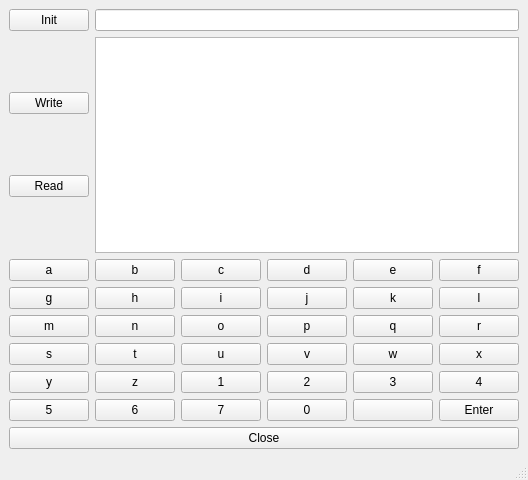
<?xml version="1.0" encoding="UTF-8"?>
<ui version="4.0">
 <class>Recommended_standard</class>
 <widget class="QMainWindow" name="Recommended_standard">
  <property name="geometry">
   <rect>
    <x>0</x>
    <y>0</y>
    <width>320</width>
    <height>480</height>
   </rect>
  </property>
  <property name="windowTitle">
   <string>MainWindow</string>
  </property>
  <widget class="QWidget" name="centralwidget">
   <layout class="QVBoxLayout" name="verticalLayout_4">
    <item>
     <layout class="QVBoxLayout" name="verticalLayout_3">
      <item>
       <layout class="QVBoxLayout" name="verticalLayout_2">
        <item>
         <layout class="QHBoxLayout" name="horizontalLayout">
          <item>
           <widget class="QPushButton" name="Init">
            <property name="styleSheet">
             <string notr="true">font: 13pt &quot;Ubuntu&quot;;</string>
            </property>
            <property name="text">
             <string>Init</string>
            </property>
           </widget>
          </item>
          <item>
           <widget class="QLineEdit" name="lineEdit_rs485">
            <property name="styleSheet">
             <string notr="true">font: 13pt &quot;Ubuntu&quot;;</string>
            </property>
           </widget>
          </item>
         </layout>
        </item>
        <item>
         <layout class="QHBoxLayout" name="horizontalLayout_2">
          <item>
           <layout class="QVBoxLayout" name="verticalLayout">
            <item>
             <widget class="QPushButton" name="write">
              <property name="styleSheet">
               <string notr="true">font: 13pt &quot;Ubuntu&quot;;</string>
              </property>
              <property name="text">
               <string>Write</string>
              </property>
             </widget>
            </item>
            <item>
             <widget class="QPushButton" name="read">
              <property name="styleSheet">
               <string notr="true">font: 13pt &quot;Ubuntu&quot;;</string>
              </property>
              <property name="text">
               <string>Read</string>
              </property>
             </widget>
            </item>
           </layout>
          </item>
          <item>
           <widget class="QTextEdit" name="textEdit_rs485">
            <property name="styleSheet">
             <string notr="true">font: 13pt &quot;Ubuntu&quot;;</string>
            </property>
           </widget>
          </item>
         </layout>
        </item>
       </layout>
      </item>
      <item>
       <layout class="QGridLayout" name="gridLayout">
        <item row="3" column="0">
         <widget class="QPushButton" name="s_pushButton">
          <property name="text">
           <string>s</string>
          </property>
         </widget>
        </item>
        <item row="2" column="0">
         <widget class="QPushButton" name="m_pushButton">
          <property name="text">
           <string>m</string>
          </property>
         </widget>
        </item>
        <item row="0" column="1">
         <widget class="QPushButton" name="b_pushButton">
          <property name="text">
           <string>b</string>
          </property>
         </widget>
        </item>
        <item row="0" column="4">
         <widget class="QPushButton" name="e_pushButton">
          <property name="text">
           <string>e</string>
          </property>
         </widget>
        </item>
        <item row="0" column="3">
         <widget class="QPushButton" name="d_pushButton">
          <property name="text">
           <string>d</string>
          </property>
         </widget>
        </item>
        <item row="0" column="2">
         <widget class="QPushButton" name="c_pushButton">
          <property name="text">
           <string>c</string>
          </property>
         </widget>
        </item>
        <item row="1" column="0">
         <widget class="QPushButton" name="g_pushButton">
          <property name="text">
           <string>g</string>
          </property>
         </widget>
        </item>
        <item row="5" column="0">
         <widget class="QPushButton" name="pushButton_5">
          <property name="text">
           <string>5</string>
          </property>
         </widget>
        </item>
        <item row="4" column="0">
         <widget class="QPushButton" name="y_pushButton">
          <property name="text">
           <string>y</string>
          </property>
         </widget>
        </item>
        <item row="0" column="0">
         <widget class="QPushButton" name="a_pushButton">
          <property name="text">
           <string>a</string>
          </property>
         </widget>
        </item>
        <item row="0" column="5">
         <widget class="QPushButton" name="f_pushButton">
          <property name="text">
           <string>f</string>
          </property>
         </widget>
        </item>
        <item row="1" column="1">
         <widget class="QPushButton" name="h_pushButton">
          <property name="text">
           <string>h</string>
          </property>
         </widget>
        </item>
        <item row="1" column="2">
         <widget class="QPushButton" name="i_pushButton">
          <property name="text">
           <string>i</string>
          </property>
         </widget>
        </item>
        <item row="1" column="3">
         <widget class="QPushButton" name="j_pushButton">
          <property name="text">
           <string>j</string>
          </property>
         </widget>
        </item>
        <item row="1" column="4">
         <widget class="QPushButton" name="k_pushButton">
          <property name="text">
           <string>k</string>
          </property>
         </widget>
        </item>
        <item row="1" column="5">
         <widget class="QPushButton" name="l_pushButton">
          <property name="text">
           <string>l</string>
          </property>
         </widget>
        </item>
        <item row="2" column="1">
         <widget class="QPushButton" name="n_pushButton">
          <property name="text">
           <string>n</string>
          </property>
         </widget>
        </item>
        <item row="2" column="2">
         <widget class="QPushButton" name="o_pushButton">
          <property name="text">
           <string>o</string>
          </property>
         </widget>
        </item>
        <item row="2" column="3">
         <widget class="QPushButton" name="p_pushButton">
          <property name="text">
           <string>p</string>
          </property>
         </widget>
        </item>
        <item row="2" column="4">
         <widget class="QPushButton" name="q_pushButton">
          <property name="text">
           <string>q</string>
          </property>
         </widget>
        </item>
        <item row="2" column="5">
         <widget class="QPushButton" name="r_pushButton">
          <property name="text">
           <string>r</string>
          </property>
         </widget>
        </item>
        <item row="3" column="1">
         <widget class="QPushButton" name="t_pushButton">
          <property name="text">
           <string>t</string>
          </property>
         </widget>
        </item>
        <item row="3" column="2">
         <widget class="QPushButton" name="u_pushButton">
          <property name="text">
           <string>u</string>
          </property>
         </widget>
        </item>
        <item row="3" column="3">
         <widget class="QPushButton" name="v_pushButton">
          <property name="text">
           <string>v</string>
          </property>
         </widget>
        </item>
        <item row="3" column="4">
         <widget class="QPushButton" name="w_pushButton">
          <property name="text">
           <string>w</string>
          </property>
         </widget>
        </item>
        <item row="3" column="5">
         <widget class="QPushButton" name="x_pushButton">
          <property name="text">
           <string>x</string>
          </property>
         </widget>
        </item>
        <item row="4" column="1">
         <widget class="QPushButton" name="z_pushButton">
          <property name="text">
           <string>z</string>
          </property>
         </widget>
        </item>
        <item row="4" column="2">
         <widget class="QPushButton" name="pushButton_1">
          <property name="text">
           <string>1</string>
          </property>
         </widget>
        </item>
        <item row="4" column="3">
         <widget class="QPushButton" name="pushButton_2">
          <property name="text">
           <string>2</string>
          </property>
         </widget>
        </item>
        <item row="4" column="4">
         <widget class="QPushButton" name="pushButton_3">
          <property name="text">
           <string>3</string>
          </property>
         </widget>
        </item>
        <item row="4" column="5">
         <widget class="QPushButton" name="pushButton_4">
          <property name="text">
           <string>4</string>
          </property>
         </widget>
        </item>
        <item row="5" column="1">
         <widget class="QPushButton" name="pushButton_6">
          <property name="text">
           <string>6</string>
          </property>
         </widget>
        </item>
        <item row="5" column="2">
         <widget class="QPushButton" name="pushButton_7">
          <property name="text">
           <string>7</string>
          </property>
         </widget>
        </item>
        <item row="5" column="3">
         <widget class="QPushButton" name="pushButton_0">
          <property name="text">
           <string>0</string>
          </property>
         </widget>
        </item>
        <item row="5" column="4">
         <widget class="QPushButton" name="pushButton_backspace">
          <property name="text">
           <string/>
          </property>
          <property name="icon">
           <iconset resource="audio_resource.qrc">
            <normaloff>:/audio/thank_you_audio_file/back_space.png</normaloff>:/audio/thank_you_audio_file/back_space.png</iconset>
          </property>
         </widget>
        </item>
        <item row="5" column="5">
         <widget class="QPushButton" name="pushButton_enter">
          <property name="text">
           <string>Enter</string>
          </property>
         </widget>
        </item>
       </layout>
      </item>
     </layout>
    </item>
    <item>
     <widget class="QPushButton" name="close">
      <property name="styleSheet">
       <string notr="true">font: 15pt &quot;Ubuntu&quot;;</string>
      </property>
      <property name="text">
       <string>Close</string>
      </property>
     </widget>
    </item>
   </layout>
  </widget>
  <widget class="QMenuBar" name="menubar">
   <property name="geometry">
    <rect>
     <x>0</x>
     <y>0</y>
     <width>320</width>
     <height>25</height>
    </rect>
   </property>
  </widget>
  <widget class="QStatusBar" name="statusbar"/>
 </widget>
 <resources>
  <include location="audio_resource.qrc"/>
 </resources>
 <connections/>
</ui>
